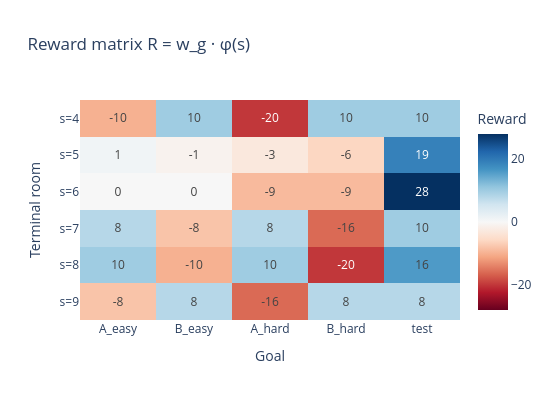

Notebook code cell kept with this figure:
### Markdown cell above
## 2. Reward Heatmap

### Code cell
z    = df.values
text = [[str(int(v)) for v in row] for row in z]

fig = go.Figure(go.Heatmap(
    z=z,
    x=goal_order,
    y=[f's={s}' for s in Env.TERMINAL],
    text=text,
    texttemplate='%{text}',
    colorscale='RdBu',
    zmid=0,
    colorbar=dict(title='Reward'),
))

fig.update_layout(
    title='Reward matrix R = w_g · φ(s)',
    xaxis_title='Goal',
    yaxis_title='Terminal room',
    yaxis_autorange='reversed',
    width=550, height=400,
)
fig.show()

### Figure 1 — Plotly figure (JSON) as saved in the notebook; plotly's stock layout.template omitted (floating-point values rounded to 4 significant figures)
{"data": [{"colorbar": {"title": {"text": "Reward"}}, "colorscale": [[0, "rgb(103,0,31)"], [0.1, "rgb(178,24,43)"], [0.2, "rgb(214,96,77)"], [0.3, "rgb(244,165,130)"], [0.4, "rgb(253,219,199)"], [0.5, "rgb(247,247,247)"], [0.6, "rgb(209,229,240)"], [0.7, "rgb(146,197,222)"], [0.8, "rgb(67,147,195)"], [0.9, "rgb(33,102,172)"], [1, "rgb(5,48,97)"]], "text": [["-10", "10", "-20", "10", "10"], ["1", "-1", "-3", "-6", "19"], ["0", "0", "-9", "-9", "28"], ["8", "-8", "8", "-16", "10"], ["10", "-10", "10", "-20", "16"], ["-8", "8", "-16", "8", "8"]], "texttemplate": "%{text}", "type": "heatmap", "x": ["A_easy", "B_easy", "A_hard", "B_hard", "test"], "y": ["s=4", "s=5", "s=6", "s=7", "s=8", "s=9"], "z": [[-10.0, 10.0, -20.0, 10.0, 10.0], [1.0, -1.0, -3.0, -6.0, 19.0], [0.0, 0.0, -9.0, -9.0, 28.0], [8.0, -8.0, 8.0, -16.0, 10.0], [10.0, -10.0, 10.0, -20.0, 16.0], [-8.0, 8.0, -16.0, 8.0, 8.0]], "zmid": 0}], "layout": {"height": 400, "title": {"text": "Reward matrix R = w_g · φ(s)"}, "width": 550, "xaxis": {"title": {"text": "Goal"}}, "yaxis": {"autorange": "reversed", "title": {"text": "Terminal room"}}}}
